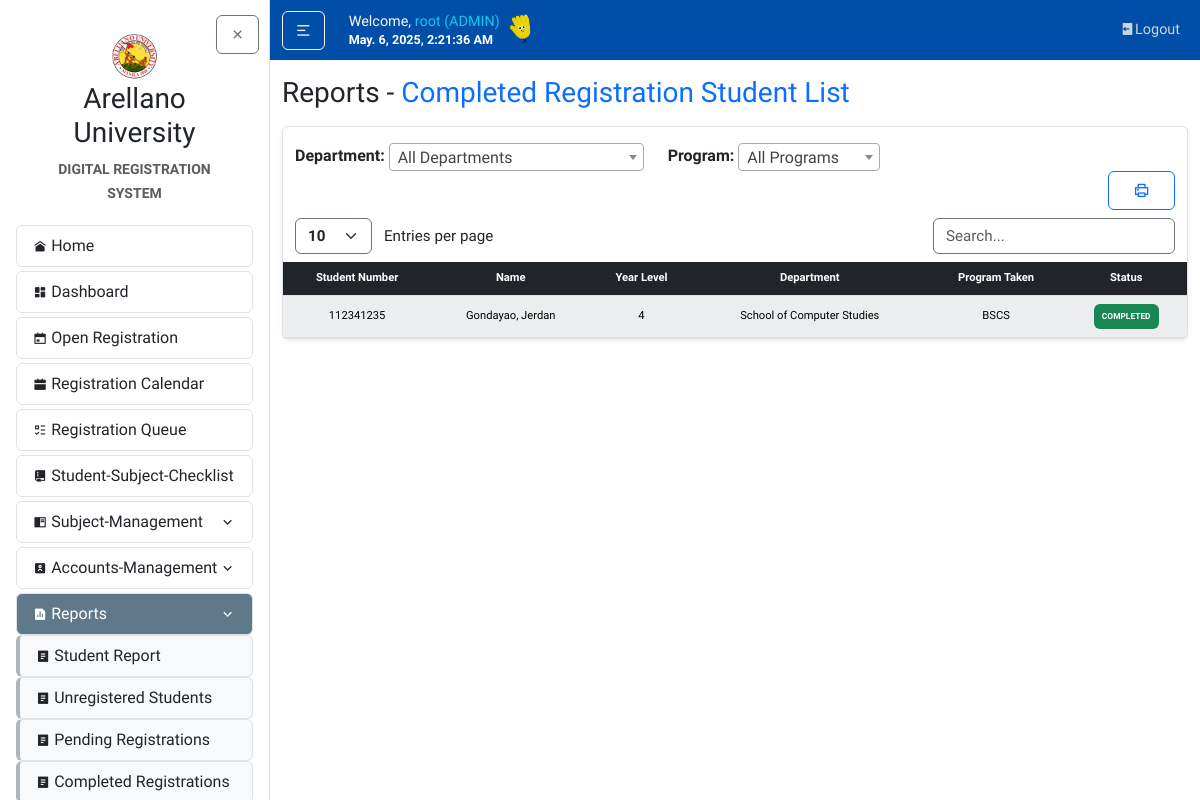
Page /reports/completed-registration-list/ (signed in) on the committed database.
### accounts/models.py (models this page shows, shortened)
class CustomUser(AbstractUser):
    ROLES = (
        ('SUPERUSER', 'Superuser'),
        ('ADMIN', 'Admin'),
        ('OFFICER', 'Enrollment Officer'),
        ('STUDENT', 'Student'),
    )
    role = models.CharField(max_length=20, choices=ROLES, default='ADMIN')
    email = models.EmailField()
    created_by = models.ForeignKey(
        settings.AUTH_USER_MODEL,
        on_delete=models.SET_NULL,
        null=True,
        blank=True,
        related_name="created_users"
    )
    def __str__(self):
        return f"{self.username} ({self.role})"

class StudentProfile(models.Model):
    user = models.OneToOneField(CustomUser, on_delete=models.CASCADE)
    student_id = models.CharField(max_length=20, unique=True)
    program = models.ForeignKey(Program, on_delete=models.CASCADE)
    year_level = models.PositiveIntegerField(default=1)
    department = models.ForeignKey(Department, on_delete=models.CASCADE)

class Department(models.Model):
    name = models.CharField(max_length=100, unique=True)
    description = models.TextField(blank=True, null=True)

class Program(models.Model):
    department = models.ForeignKey(Department, on_delete=models.CASCADE, related_name='programs')
    name = models.CharField(max_length=100)
    class Meta:
        unique_together = ('department', 'name')
        ordering = ['name']

### reports/views.py (the view, shortened to what this page needs)
# urls.py: path('completed-registration-list/', views.completed_registration_student_list_report, name='completed_student_list_report'),
@login_required
def completed_registration_student_list_report(request):
    user_role = request.user.role.upper()
    selected_department = request.GET.get('department', '')
    selected_program = request.GET.get('program', '')
    if user_role == 'ADMIN' or request.user.is_superuser:
        students = StudentProfile.objects.all()
        if selected_department:
            students = students.filter(department__id=selected_department)
        if selected_program:
            students = students.filter(program__id=selected_program)
        departments = Department.objects.all()
        programs = Program.objects.filter(department__id=selected_department) if selected_department else Program.objects.all()
    else:
        students = StudentProfile.objects.none()
        departments = None
        programs = None
    completed_students = []
    for student in students:
        reg = student.registrations.order_by('-registration_date').first()
        if reg and reg.completed:
            completed_students.append(student)
    context = {
        'students': completed_students,
        'departments': departments,
        'programs': programs,
        'selected_department': selected_department,
        'selected_program': selected_program,
        'user_role': user_role,
    }
    return render(request, 'reports/completed_registration_student_list_report.html', context)

### reports/templates/reports/completed_registration_student_list_report.html (shortened to what this page needs)
{% extends "home/layout.html" %}
{% load static %}
{% block body %}
<h3 class="mb-3">Reports - <span class="text-primary">Completed Registration Student List</span></h3>
<article class="content-section border rounded p-0 shadow-sm">
    <div class="container">
         <div class="row mt-2">
            <form method="get" class="row mt-2">
                {% if request.user.role|lower == "admin" or request.user.is_superuser %}
                <div class="col-auto">
                    <label for="departmentFilter" class="fw-bold">Department:</label>
                </div>
                <div class="col-auto">
                    <label for="programFilter" class="fw-bold">Program:</label>
                </div>
                {% endif %}
            </form>
            <div class="col-md-auto ms-sm-auto">
                <div class="d-flex gap-2 mt-3 mt-sm-0">
                    <button class="btn btn-outline-primary btn-block px-4" onclick="printTable()">
                        <i class="ri-printer-line"></i>
                    </button>
                </div>
            </div>
        </div>
        <div class="row mt-2">
            <div class="col-auto">
                <select id="customEntries" class="form-select d-inline w-auto border-secondary fw-bold"
                        style="font-size: calc(0.8rem + 0.2vw); cursor: pointer; vertical-align: middle;">
                    <option value="10">10</option>
                </select>
                <span class="d-inline ms-2"
                      style="font-size: calc(0.8rem + 0.2vw); vertical-align: middle;">Entries per page</span>
            </div>
            <div class="col-auto ms-auto">
                <input type="text" id="searchBar" class="form-control d-inline w-auto border-secondary"
                       placeholder="Search..."
                       style="font-size: calc(0.8rem + 0.2vw); vertical-align: middle;">
            </div>
        </div>
    </div>
    <div class="table-responsive table-nowrap mt-2">
        <table id="dataTable" class="table table-light table-hover table-striped text-center m-0 projectTables">
            <thead class="table-dark">
                <tr>
                    <th class="text-center">Student Number</th>
                    <th class="text-center">Name</th>
                    <th class="text-center">Year Level</th>
                    {% if request.user.role|lower == "admin" or request.user.is_superuser %}
                    <th class="text-center">Department</th>
                    {% endif %}
                    <th class="text-center">Program Taken</th>
                    <th class="text-center">Status</th>
                </tr>
            </thead>
            <tbody>
                {% for student in students %}
                    <tr>
                        <td class="text-center align-middle">{{ student.student_id }}</td>
                        <td class="align-middle">{{ student.user.last_name }}, {{ student.user.first_name }}</td>
                        <td class="text-center align-middle">{{ student.year_level }} </td>
                        {% if request.user.role|lower == "admin" or request.user.is_superuser %}
                        <td class="align-middle">{% if student.department %}{{ student.department.name }}{% else %}-{% endif %}</td>
                        {% endif %}
                        <td class="align-middle">{% if student.program %}{{ student.program.name }}{% else %}-{% endif %}</td>
                        <td><span class="badge p-2 fw-bold bg-success">COMPLETED</span></td>
                    </tr>
                {% endfor %}
            </tbody>
        </table>
    </div>
</article>
{% endblock body %}

### home/templates/home/layout.html (shortened to what this page needs)
{% load static %}
<!DOCTYPE html>
<html lang="en">
<head>
    <link rel="stylesheet" type="text/css" href="{% static 'home/main.css' %}">
    <link href="https://cdn.jsdelivr.net/npm/bootstrap@5.3.3/dist/css/bootstrap.min.css" rel="stylesheet">
    <link rel="stylesheet" href="https://cdnjs.cloudflare.com/ajax/libs/remixicon/4.6.0/remixicon.css">
    <link rel="stylesheet" href="//cdn.datatables.net/2.2.2/css/dataTables.dataTables.min.css">
    <link rel="stylesheet" href="https://cdn.jsdelivr.net/npm/flatpickr/dist/flatpickr.min.css">
    <link href="https://cdn.jsdelivr.net/npm/select2@4.1.0-rc.0/dist/css/select2.min.css" rel="stylesheet" />
</head>
<body>
    <div class="full-nav-bg"></div>
    <div id="page-wrapper" class="d-flex" style="min-height: 100vh;">
        {% include "home/sidebar.html" %}
        <div id="content-wrapper" class="flex-grow-1">
            <header class="site-header">
                <nav class="navbar navbar-expand-md ">
                    <div class="container">
                        <div class="navbar-nav align-items-xl-center">
                            <button id="sidebarToggle" class="btn btn-outline-light me-3 my-auto">
                                <i class="ri-menu-2-line"></i>
                            </button>
                        </div>
                        <div class="ms-2 me-auto my-auto">
                            <h5 class="d-flex align-items-end gap-1 mb-1">
                                <span class="text-light nav-font">
                                    {% if user.is_authenticated %}
                                        Welcome, <span class="text-info">{{ request.user }} {{ request.user.userprofile.userrole }}</span> <br>
                                    {% endif %}
                                    <small id="clock" class="my-auto text-white fw-bold"></small>
                                </span>
                                <span><img src="{% static "home/images/hand.gif" %}" alt="" style="height: 2em; width: auto; vertical-align: middle;"></span>
                            </h5>
                        </div>
                        <div class="navbar-nav ms-auto nav-font">
                            {% if user.is_authenticated %}
                                <a class="nav-item nav-link" href="{% url "logout" %}"><i class="ri-logout-box-fill "></i>Logout</a>
                            {% endif %}
                        </div>
                    </div>
                </nav>
            </header>
            <main id="main-content" role="main" class="container mt-3">
                <div class="row">
                    <div class="col">
                    {% block body %}{% endblock %}
                    </div>
                </div>
            </main>
        </div>
    </div>
</body>
</html>

### home/static/home/main.css (style rules this page uses)
body { background: #fafafa; color: #333333; font-family: 'Varela Round', sans-serif!important; }
h1, h2, h3, h4, h5, h6 { color: #444444; font-size: calc(1rem + 0.8vw); margin-bottom: 1rem; }
.full-nav-bg { position: fixed; top: 0; left: 0; width: 100%; height: 60px; background-color: #004EA8; z-index: 1000; }
.site-header { position: sticky; top: 0; z-index: 1000; }
.navbar-nav { flex-wrap: wrap; gap: 0.5rem; }
.navbar-nav .nav-link { color: #cbd5db; transition: color 0.2s ease; }
.nav-font { font-size: clamp(0.7rem, 1.2vw, 1rem); }
.content-section { background: #ffffff; padding: 1.25rem; border: 1px solid #dddddd; border-radius: 0.5rem; margin-bottom: 1.5rem; }
#page-wrapper { min-height: 100vh; overflow: hidden; }
#content-wrapper { flex: 1; overflow-y: auto; height: 100vh; }
.projectTables { font-size: calc(0.55rem + 0.2vw); }
.projectTables th, .projectTables td { vertical-align: middle; border-color: #dee2e6; }
.projectTables thead th { font-weight: 600; }
button, input[type="submit"] { margin-top: 10px; }
.container { max-width: 1490px!important; }
html { scroll-behavior: smooth; }

### rows in the picture
CustomUser: user "root (ADMIN)"
StudentProfile: student_id "112341235", user.last_name "Gondayao", user.first_name "Jerdan", year_level "4", department.name "School of Computer Studies", program.name "BSCS"
